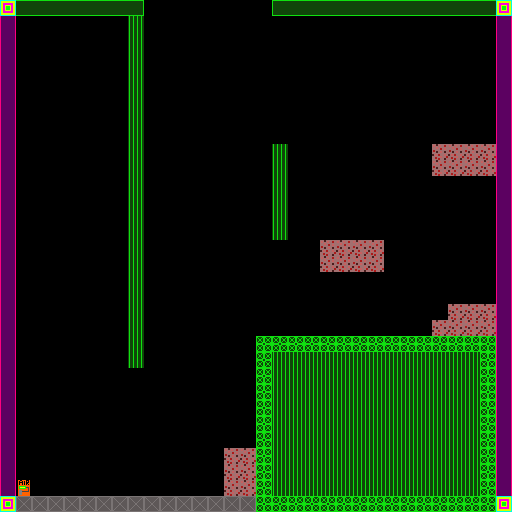

This game map was drawn from its Tiled (.tmx) file and the tilesets committed beside it. A one-line description and the trimmed map source follow:
An orthogonal 32x32 tile map with 16x16 px tiles, 1 tile layer (Tile Layer 1) and 2 objects (teleport, platform).

<map version="1.0" orientation="orthogonal" width="32" height="32" tilewidth="16" tileheight="16">
 <tileset firstgid="1" name="Tiles" tilewidth="16" tileheight="16">
  <image source="ccbResources/Tiles.png" width="800" height="600" />
 </tileset>
 <layer name="Tile Layer 1" width="32" height="32">
  <data>[1024 cells, 324 non-empty, 10 distinct tile ids]</data>
 </layer>
 <objectgroup name="objects" width="32" height="32">
  <object type="teleport" x="149" y="0" width="117" height="15">
   <properties>
    <property name="direction" value="up" />
   </properties>
  </object>
  <object type="platform" x="148" y="94" width="334" height="5">
      <properties>
        <property name="sprite" value="metalplatform.png" />
    </properties>
  </object>
 </objectgroup>
</map>
